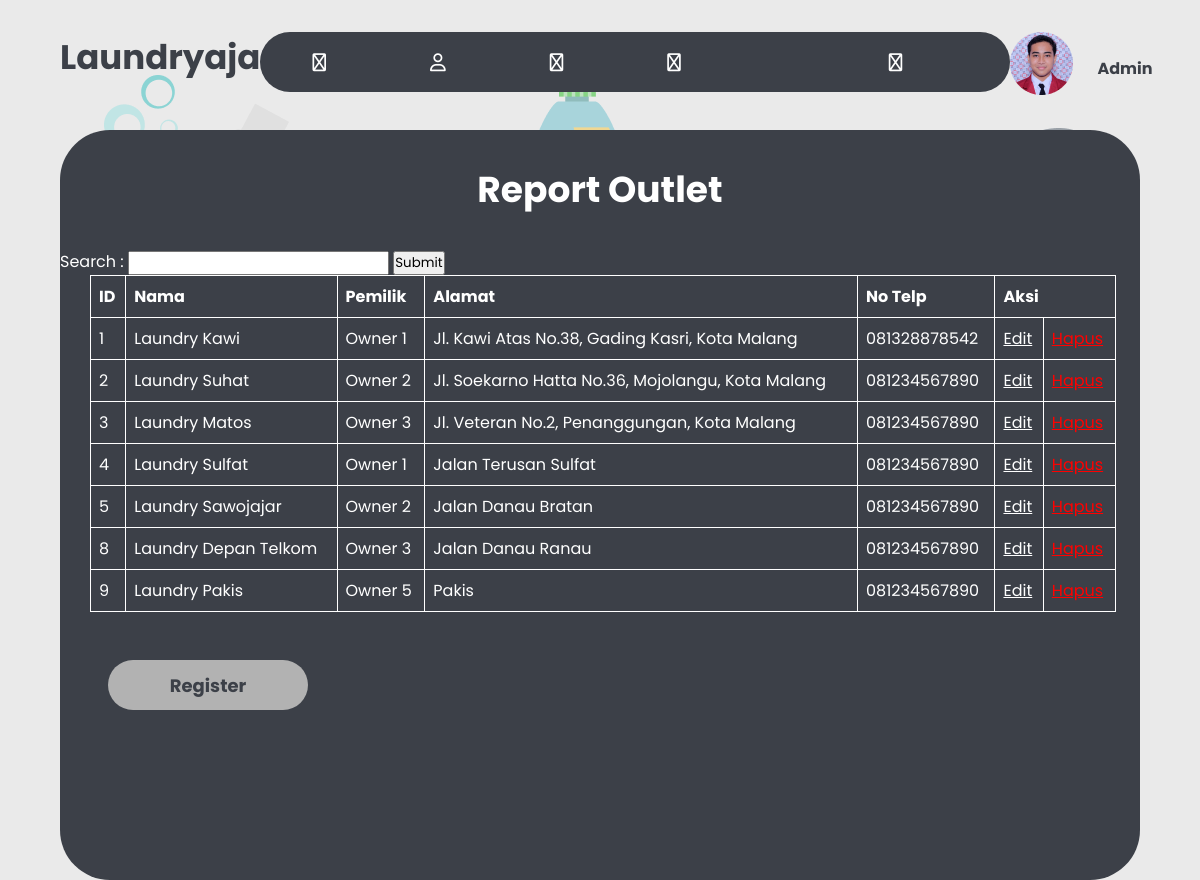
/admin/tampil_outlet.php (signed in), run on the app's committed database.
### tables this page shows
CREATE TABLE `outlet` (
  `id_outlet` int(11) NOT NULL,
  `nama` varchar(100) NOT NULL,
  `alamat` text NOT NULL,
  `tlp` varchar(15) NOT NULL,
  `id_owner` int(11) NOT NULL
);

CREATE TABLE `user` (
  `id` int(11) NOT NULL,
  `nama` varchar(100) NOT NULL,
  `username` varchar(30) NOT NULL,
  `password` text NOT NULL,
  `role` enum('admin','kasir','owner') NOT NULL
);

### admin/tampil_outlet.php (the view, shortened to what this page needs)
<?php
    include 'navbar.php';
?>
<!DOCTYPE html>
<html lang="en">
<head>
    <link rel="stylesheet" href="../assets/css/style-outlet.css">
</head>
<body>
    <div class="container">
        <div class="report">
            <div class="report-wrapper">
                <div class="report-card">
                    <div class="report-desc">
                        <h3>Report Outlet</h3>
                    </div>
                    <form method=post action="tampil_outlet.php">
                        <label for="cari">Search :</label>
                        <input type="search" id="gsearch" name="cari">
                        <input type="submit">
                    </form>
                    <table>
                        <thead>
                            <tr>
                                <th>ID</th>
                                <th>Nama</th>
                                <th>Pemilik</th>
                                <th>Alamat</th>
                                <th>No Telp</th>
                                <th colspan="2">Aksi</th>
                            </tr>
                        </thead>
                        <tbody>
                        <?php
                        include "../koneksi.php";
                        if(isset($_POST['cari'])){
                            $cari = $_POST['cari'];
                            $qry_outlet=mysqli_query($conn, "SELECT o.id_outlet, o.nama, o.alamat, o.tlp, o.id_owner, u.nama as nama_owner FROM outlet o JOIN user u ON o.id_owner=u.id where o.id_outlet = '$cari' or o.nama like '%$cari%' or o.alamat like '%$cari%' or o.tlp like '%$cari%' or o.id_owner like '%$cari%' or u.nama like '%$cari%'");
                        }
                        else{
                            $qry_outlet = mysqli_query($conn, "SELECT o.id_outlet, o.nama, o.alamat, o.tlp, o.id_owner, u.nama as nama_owner FROM outlet o JOIN user u ON o.id_owner=u.id");
                        }
                            while ($data_outlet = mysqli_fetch_array($qry_outlet)) {
                            $hapus = "<a href='hapus_outlet.php?id=$data_outlet[id_outlet]' onclick='return confirm(Apakah anda yakin menghapus data ini?)' style='color:red'>Hapus</a>";
                            $edit = "<a href='ubah_outlet.php?id=$data_outlet[id_outlet]' style='color:white'>Edit</a>";
                        ?>
                            <tr>
                                <td><?= $data_outlet['id_outlet'] ?></td>
                                <td><?= $data_outlet['nama'] ?></td>
                                <td><?= $data_outlet['nama_owner'] ?></td>
                                <td><?= $data_outlet['alamat'] ?></td>
                                <td><?= $data_outlet['tlp'] ?></td>
                                <td><?= $edit ?></td>
                                <td><?= $hapus ?></td>
                            </tr>
                            <?php
                                }
                            ?>
                        </tbody>
                      </table>
                    <div class="register">
                        <a href="tambah_outlet.php"><button>Register</button></a>
                    </div>
                </div>
            </div>
        </div>
    </div>
</body>
</html>

### assets/css/style-navbar-admin4.css (style rules this page uses)
* { margin: 0; padding: 0; box-sizing: border-box; font-family: 'poppins'; }
.container { width: 90%; margin: 0 auto; }
body { background-image: url(../img/Login.png); }

### assets/css/style-outlet.css (style rules this page uses)
* { margin: 0; padding: 0; box-sizing: border-box; font-family: 'poppins'; }
.container { width: 90%; margin: 0 auto; }
body { background-image: url(../img/Login.png); }
.report { background-color: #3C4048; color: #fff; width: 100%; height: 750px; border-radius: 50px; }
.report-card { margin-top: 50px; }
.report-desc { display: flex; justify-content: center; }
.report-desc h3 { font-size: 36px; margin: 2rem 0; }
table { margin-left: 30px; font-family: arial, sans-serif; border-collapse: collapse; width: 95%; }
td, th { border: 1px solid white; text-align: left; padding: 8px; }
.register { margin: 3rem 3rem; }
.register button { background-color: #B2B2B2; color: #3C4048; font-size: 18px; font-weight: 700; border: none; border-radius: 25px; width: 200px; height: 50px; margin-bottom: 15px; cursor: pointer; }

### data on the page
outlet: id_outlet "1", nama "Laundry Kawi", id_owner.nama "Owner 1", alamat "Jl. Kawi Atas No.38, Gading Kasri, Kota Malang", tlp "081328878542"
outlet: id_outlet "2", nama "Laundry Suhat", id_owner.nama "Owner 2", alamat "Jl. Soekarno Hatta No.36, Mojolangu, Kota Malang", tlp "081234567890"
outlet: id_outlet "3", nama "Laundry Matos", id_owner.nama "Owner 3", alamat "Jl. Veteran No.2, Penanggungan, Kota Malang", tlp "081234567890"
outlet: id_outlet "4", nama "Laundry Sulfat", id_owner.nama "Owner 1", alamat "Jalan Terusan Sulfat", tlp "081234567890"
outlet: id_outlet "5", nama "Laundry Sawojajar", id_owner.nama "Owner 2", alamat "Jalan Danau Bratan", tlp "081234567890"
outlet: id_outlet "8", nama "Laundry Depan Telkom", id_owner.nama "Owner 3", alamat "Jalan Danau Ranau", tlp "081234567890"
outlet: id_outlet "9", nama "Laundry Pakis", id_owner.nama "Owner 5", alamat "Pakis", tlp "081234567890"

### other printed values
$_SESSION['nama'] "Admin"
